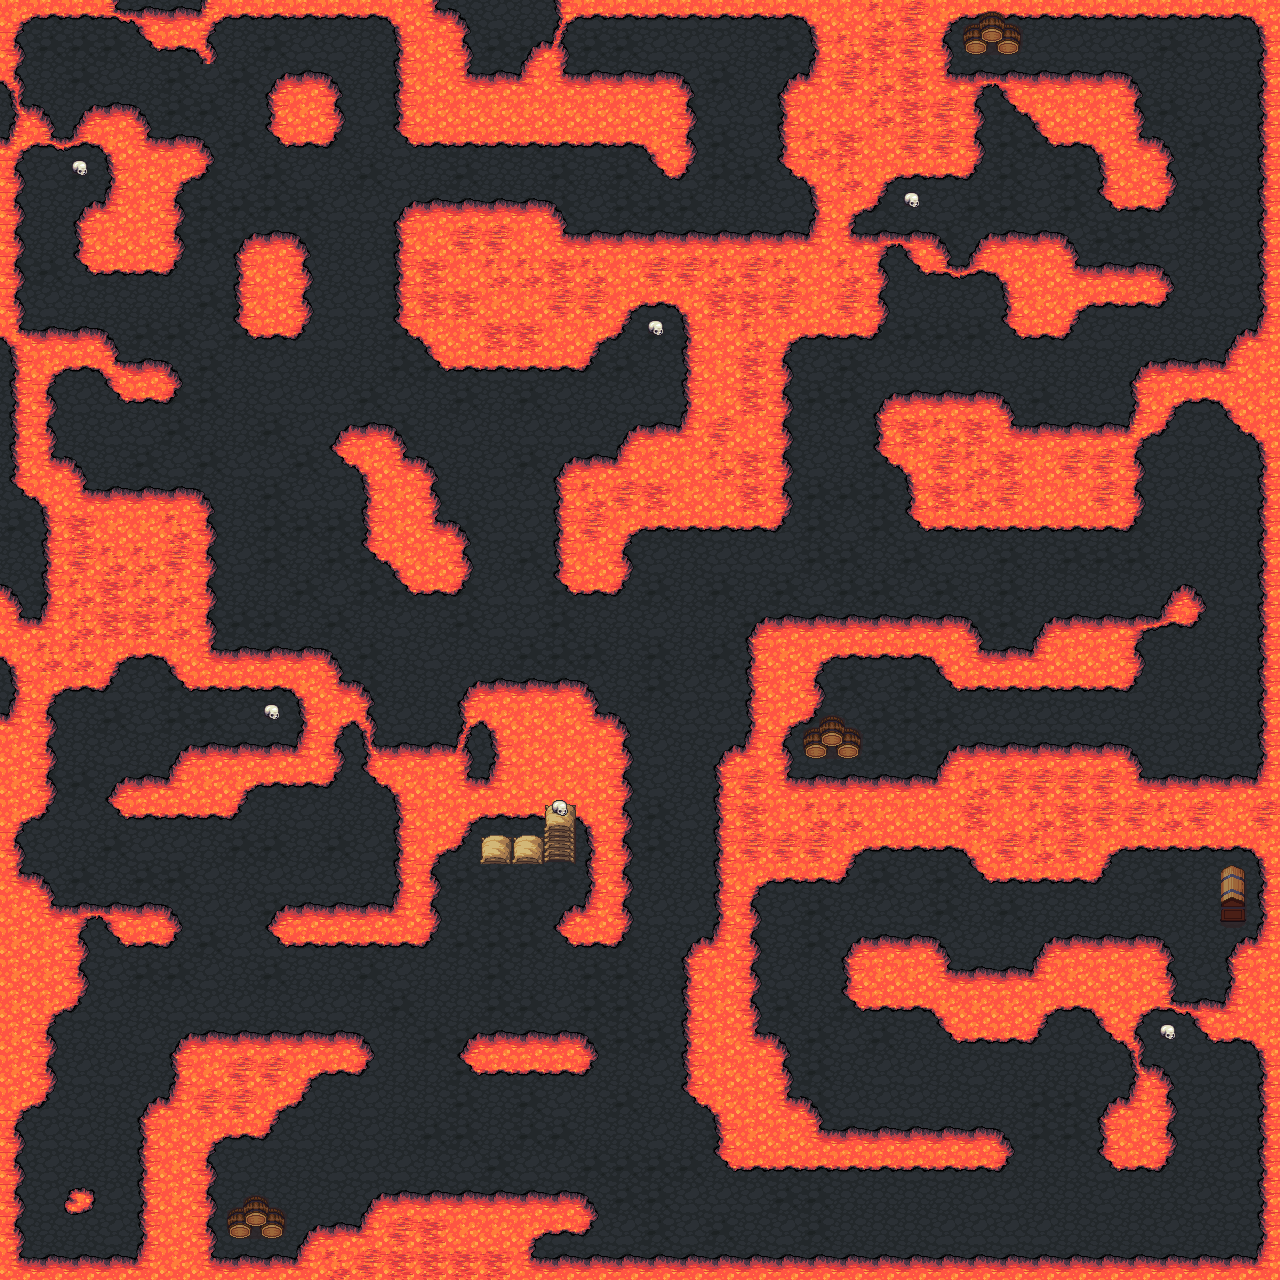

This game map was drawn from its Tiled (.tmx) file and the tilesets committed beside it. A one-line description and the trimmed map source follow:
An orthogonal 40x40 tile map with 32x32 px tiles, 4 tile layers (lavarock, lava, Tile Layer 3, Tile Layer 4), 3 tilesets and 2 objects (player-spawn, win).

<map version="1.0" orientation="orthogonal" renderorder="right-down" width="40" height="40" tilewidth="32" tileheight="32" nextobjectid="13">
 <tileset firstgid="1" name="lava" tilewidth="32" tileheight="32">
  <image source="../img/lpc-base/lava.png" width="160" height="192" />
  <tile id="0">
   <properties>
    <property name="c" value="true" />
   </properties>
  </tile>
  <tile id="1">
   <properties>
    <property name="c" value="true" />
   </properties>
  </tile>
  <tile id="2">
   <properties>
    <property name="c" value="true" />
   </properties>
  </tile>
  <tile id="3">
   <properties>
    <property name="c" value="true" />
   </properties>
  </tile>
  <tile id="4">
   <properties>
    <property name="c" value="true" />
   </properties>
  </tile>
  <tile id="5">
   <properties>
    <property name="c" value="true" />
   </properties>
  </tile>
  <tile id="6">
   <properties>
    <property name="c" value="true" />
   </properties>
  </tile>
  <tile id="7">
   <properties>
    <property name="c" value="true" />
   </properties>
  </tile>
  <tile id="8">
   <properties>
    <property name="c" value="true" />
   </properties>
  </tile>
  <tile id="9">
   <properties>
    <property name="c" value="true" />
   </properties>
  </tile>
  <tile id="10">
   <properties>
    <property name="c" value="true" />
   </properties>
  </tile>
  <tile id="11">
   <properties>
    <property name="c" value="true" />
   </properties>
  </tile>
  <tile id="12">
   <properties>
    <property name="c" value="true" />
   </properties>
  </tile>
  <tile id="13">
   <properties>
    <property name="c" value="true" />
   </properties>
  </tile>
  <tile id="14">
   <properties>
    <property name="c" value="true" />
   </properties>
  </tile>
  <tile id="15">
   <properties>
    <property name="c" value="true" />
   </properties>
  </tile>
  <tile id="16">
   <properties>
    <property name="c" value="true" />
   </properties>
  </tile>
  <tile id="17">
   <properties>
    <property name="c" value="true" />
   </properties>
  </tile>
  <tile id="18">
   <properties>
    <property name="c" value="true" />
   </properties>
  </tile>
  <tile id="19">
   <properties>
    <property name="c" value="true" />
   </properties>
  </tile>
  <tile id="20">
   <properties>
    <property name="c" value="true" />
   </properties>
  </tile>
  <tile id="21">
   <properties>
    <property name="c" value="true" />
   </properties>
  </tile>
  <tile id="22">
   <properties>
    <property name="c" value="true" />
   </properties>
  </tile>
  <tile id="23">
   <properties>
    <property name="c" value="true" />
   </properties>
  </tile>
  <tile id="24">
   <properties>
    <property name="c" value="true" />
   </properties>
  </tile>
  <tile id="25">
   <properties>
    <property name="c" value="true" />
   </properties>
  </tile>
  <tile id="26">
   <properties>
    <property name="c" value="true" />
   </properties>
  </tile>
  <tile id="27">
   <properties>
    <property name="c" value="true" />
   </properties>
  </tile>
  <tile id="28">
   <properties>
    <property name="c" value="true" />
   </properties>
  </tile>
  <tile id="29">
   <properties>
    <property name="c" value="true" />
   </properties>
  </tile>
 </tileset>
 <tileset firstgid="31" name="lavarock" tilewidth="32" tileheight="32">
  <image source="../img/lpc-base/lavarock.png" width="160" height="192" />
 </tileset>
 <tileset firstgid="61" name="interior" tilewidth="32" tileheight="32">
  <image source="../img/lpc-base/interior.png" width="512" height="512" />
  <tile id="12">
   <properties>
    <property name="c" value="true" />
   </properties>
  </tile>
  <tile id="28">
   <properties>
    <property name="c" value="true" />
   </properties>
  </tile>
  <tile id="129">
   <properties>
    <property name="c" value="true" />
   </properties>
  </tile>
  <tile id="130">
   <properties>
    <property name="c" value="true" />
   </properties>
  </tile>
  <tile id="145">
   <properties>
    <property name="c" value="true" />
   </properties>
  </tile>
  <tile id="146">
   <properties>
    <property name="c" value="true" />
   </properties>
  </tile>
 </tileset>
 <layer name="lavarock" width="40" height="40">
  <data>[1600 cells, 1600 non-empty, 3 distinct tile ids]</data>
 </layer>
 <layer name="lava" width="40" height="40">
  <data>[1600 cells, 957 non-empty, 27 distinct tile ids]</data>
 </layer>
 <layer name="Tile Layer 3" width="40" height="40">
  <data>[1600 cells, 20 non-empty, 9 distinct tile ids]</data>
 </layer>
 <objectgroup name="Object Layer 1">
  <object id="3" name="player-spawn" x="32" y="32" width="32" height="32" />
  <object id="9" name="win" x="1216" y="864" width="32" height="64" />
 </objectgroup>
 <layer name="Tile Layer 4" width="40" height="40">
  <data>[1600 cells, 4 non-empty, 1 distinct tile ids]</data>
 </layer>
</map>
